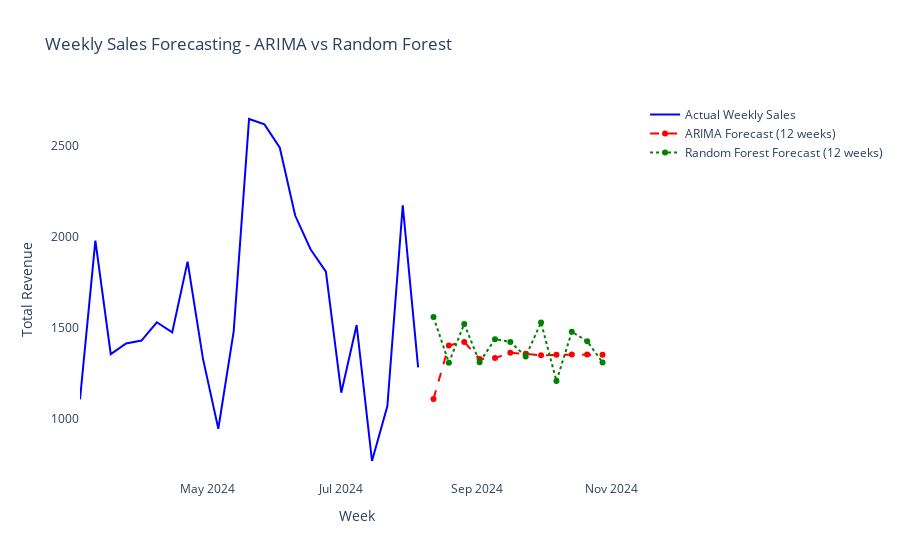

Notebook cell for this chart:
### Code cell
import pandas as pd
import numpy as np
import plotly.graph_objects as go
from statsmodels.tsa.arima.model import ARIMA
from sklearn.ensemble import RandomForestRegressor

# Load data
df = pd.read_csv("index.csv")
df['date'] = pd.to_datetime(df['date'])

# Aggregate weekly sales (Monday as start of week)
weekly_sales = df.groupby(pd.Grouper(key='date', freq='W-MON')).agg({'money':'sum'}).reset_index()
weekly_sales.columns = ['week', 'total_revenue']
weekly_sales['total_revenue'] = pd.to_numeric(weekly_sales['total_revenue'])

# Set weekly frequency and fill missing weeks
weekly_sales.set_index('week', inplace=True)
weekly_sales = weekly_sales.asfreq('W-MON').fillna(method='ffill')

# ----------------- ARIMA Model -----------------
arima_model = ARIMA(weekly_sales['total_revenue'], order=(3,1,0))
arima_results = arima_model.fit()

# Forecast next 12 weeks
arima_forecast = arima_results.get_forecast(steps=12)
arima_forecast_df = arima_forecast.summary_frame()
arima_forecast_df['week'] = pd.date_range(start=weekly_sales.index[-1] + pd.Timedelta(weeks=1), periods=12, freq='W-MON')
arima_forecast_df.set_index('week', inplace=True)

# ----------------- Random Forest Model -----------------
rf_data = weekly_sales.copy()
rf_data['week_of_year'] = rf_data.index.isocalendar().week
rf_data['month'] = rf_data.index.month
rf_data['quarter'] = rf_data.index.quarter

# Lag features
for lag in range(1, 5):
    rf_data[f'lag_{lag}'] = rf_data['total_revenue'].shift(lag)

rf_data.dropna(inplace=True)

# Train on all available data
feature_cols = ['week_of_year', 'month', 'quarter'] + [f'lag_{lag}' for lag in range(1, 5)]
X_train = rf_data[feature_cols]
y_train = rf_data['total_revenue']

rf_model = RandomForestRegressor(n_estimators=100, random_state=42)
rf_model.fit(X_train, y_train)

# ----------------- Forecast 12 weeks using RF -----------------
future_weeks = pd.date_range(start=weekly_sales.index[-1] + pd.Timedelta(weeks=1), periods=12, freq='W-MON')
future_preds = []
last_values = weekly_sales['total_revenue'][-4:].tolist()  # last 4 weeks for lag features

for w in future_weeks:
    features = [
        w.isocalendar().week,
        w.month,
        w.quarter
    ] + last_values[-4:]
    pred = rf_model.predict([features])[0]
    future_preds.append(pred)
    last_values.append(pred)

rf_forecast_df = pd.DataFrame({'total_revenue': future_preds}, index=future_weeks)

# ----------------- Plotting -----------------
fig = go.Figure()

# Actual weekly sales
fig.add_trace(go.Scatter(
    x=weekly_sales.index, y=weekly_sales['total_revenue'],
    name='Actual Weekly Sales', line=dict(color='blue')
))

# ARIMA forecast
fig.add_trace(go.Scatter(
    x=arima_forecast_df.index, y=arima_forecast_df['mean'],
    name='ARIMA Forecast (12 weeks)', line=dict(color='red', dash='dash')
))

# Random Forest forecast
fig.add_trace(go.Scatter(
    x=rf_forecast_df.index, y=rf_forecast_df['total_revenue'],
    name='Random Forest Forecast (12 weeks)', line=dict(color='green', dash='dot')
))

# Layout
fig.update_layout(
    title='Weekly Sales Forecasting - ARIMA vs Random Forest',
    xaxis_title='Week',
    yaxis_title='Total Revenue',
    plot_bgcolor='white'
)

fig.show()

### Figure 1 — Plotly figure (JSON) as saved in the notebook; plotly's stock layout.template omitted (floating-point values rounded to 4 significant figures)
{"data": [{"line": {"color": "blue"}, "name": "Actual Weekly Sales", "type": "scatter", "x": ["2024-03-04T00:00:00.000000000", "2024-03-11T00:00:00.000000000", "2024-03-18T00:00:00.000000000", "2024-03-25T00:00:00.000000000", "2024-04-01T00:00:00.000000000", "2024-04-08T00:00:00.000000000", "2024-04-15T00:00:00.000000000", "2024-04-22T00:00:00.000000000", "2024-04-29T00:00:00.000000000", "2024-05-06T00:00:00.000000000", "2024-05-13T00:00:00.000000000", "2024-05-20T00:00:00.000000000", "2024-05-27T00:00:00.000000000", "2024-06-03T00:00:00.000000000", "2024-06-10T00:00:00.000000000", "2024-06-17T00:00:00.000000000", "2024-06-24T00:00:00.000000000", "2024-07-01T00:00:00.000000000", "2024-07-08T00:00:00.000000000", "2024-07-15T00:00:00.000000000", "2024-07-22T00:00:00.000000000", "2024-07-29T00:00:00.000000000", "2024-08-05T00:00:00.000000000"], "y": [1109.0, 1980.0, 1357.0, 1416.0, 1431.0, 1532.0, 1476.0, 1865.0, 1332.0, 947.1, 1482.0, 2648.0, 2619.0, 2491.0, 2118.0, 1933.0, 1810.0, 1145.0, 1517.0, 770.0, 1072.0, 2174.0, 1284.0]}, {"line": {"color": "red", "dash": "dash"}, "name": "ARIMA Forecast (12 weeks)", "type": "scatter", "x": ["2024-08-12T00:00:00.000000000", "2024-08-19T00:00:00.000000000", "2024-08-26T00:00:00.000000000", "2024-09-02T00:00:00.000000000", "2024-09-09T00:00:00.000000000", "2024-09-16T00:00:00.000000000", "2024-09-23T00:00:00.000000000", "2024-09-30T00:00:00.000000000", "2024-10-07T00:00:00.000000000", "2024-10-14T00:00:00.000000000", "2024-10-21T00:00:00.000000000", "2024-10-28T00:00:00.000000000"], "y": [1111.0, 1405.0, 1424.0, 1330.0, 1335.0, 1364.0, 1359.0, 1350.0, 1353.0, 1355.0, 1354.0, 1354.0]}, {"line": {"color": "green", "dash": "dot"}, "name": "Random Forest Forecast (12 weeks)", "type": "scatter", "x": ["2024-08-12T00:00:00.000000000", "2024-08-19T00:00:00.000000000", "2024-08-26T00:00:00.000000000", "2024-09-02T00:00:00.000000000", "2024-09-09T00:00:00.000000000", "2024-09-16T00:00:00.000000000", "2024-09-23T00:00:00.000000000", "2024-09-30T00:00:00.000000000", "2024-10-07T00:00:00.000000000", "2024-10-14T00:00:00.000000000", "2024-10-21T00:00:00.000000000", "2024-10-28T00:00:00.000000000"], "y": [1561.0, 1310.0, 1523.0, 1313.0, 1439.0, 1424.0, 1344.0, 1531.0, 1209.0, 1480.0, 1428.0, 1312.0]}], "layout": {"plot_bgcolor": "white", "title": {"text": "Weekly Sales Forecasting - ARIMA vs Random Forest"}, "xaxis": {"title": {"text": "Week"}}, "yaxis": {"title": {"text": "Total Revenue"}}}}
